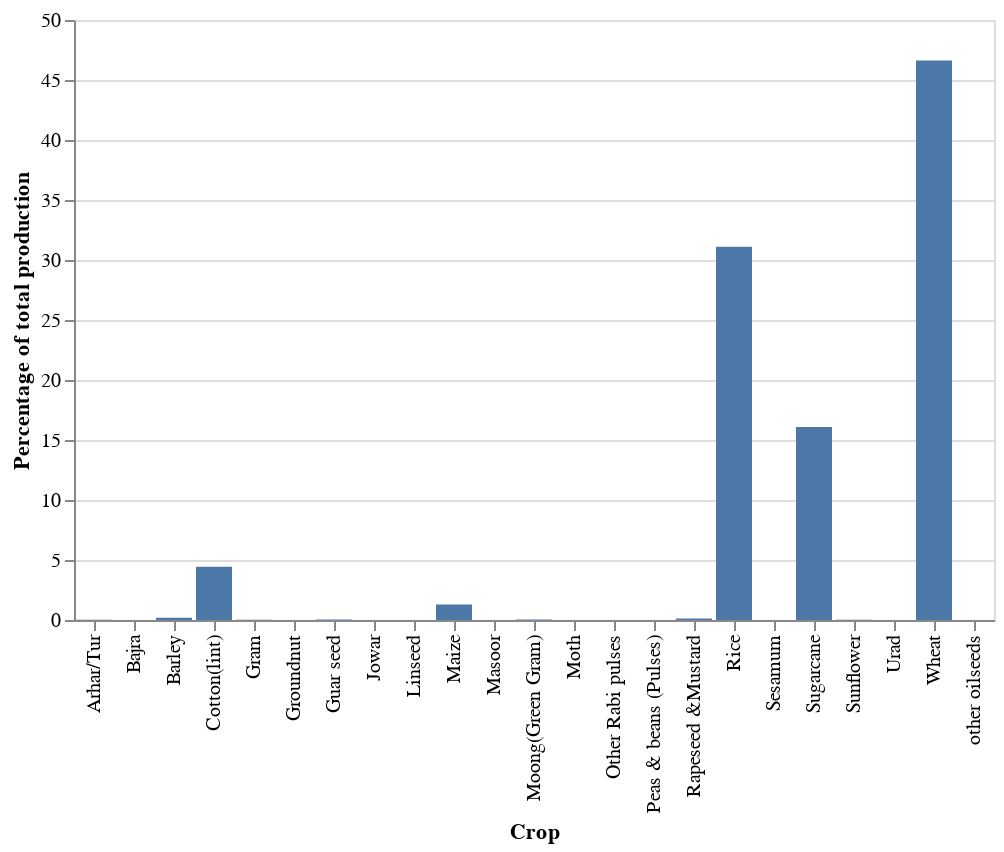

Notebook cell for this chart:
### Code cell
##Plotting a bar chart to represent the following information
percentilechart = alt.Chart(percentile_list_crops).mark_bar().encode(
    x='Crop',
    y='Percentage of total production'
)

percentilechart

### Figure 1 — Vega-Lite specification as saved in the notebook (floating-point values rounded to 4 significant figures)
{"config": {"view": {"continuousWidth": 400, "continuousHeight": 300}}, "data": {"name": "data-08d29a34d713ca02775ed0bb40eff320"}, "mark": "bar", "encoding": {"x": {"field": "Crop", "type": "nominal"}, "y": {"field": "Percentage of total production", "type": "quantitative"}}, "$schema": "https://vega.github.io/schema/vega-lite/v4.17.0.json", "datasets": {"data-08d29a34d713ca02775ed0bb40eff320": [{"Crop": "Arhar/Tur", "Total Production": 118120, "Percentage of total production": 0.01511}, {"Crop": "Bajra", "Total Production": 78100, "Percentage of total production": 0.009993}, {"Crop": "Barley", "Total Production": 1393000, "Percentage of total production": 0.1782}, {"Crop": "Cotton(lint)", "Total Production": 34634200, "Percentage of total production": 4.431}, {"Crop": "Gram", "Total Production": 97300, "Percentage of total production": 0.01245}, {"Crop": "Groundnut", "Total Production": 76500, "Percentage of total production": 0.009788}, {"Crop": "Guar seed", "Total Production": 369740, "Percentage of total production": 0.04731}, {"Crop": "Jowar", "Total Production": 400, "Percentage of total production": 5.118e-05}, {"Crop": "Linseed", "Total Production": 1700, "Percentage of total production": 0.0002175}, {"Crop": "Maize", "Total Production": 10150400, "Percentage of total production": 1.299}, {"Crop": "Masoor", "Total Production": 30979, "Percentage of total production": 0.003964}, {"Crop": "Moong(Green Gram)", "Total Production": 279490, "Percentage of total production": 0.03576}, {"Crop": "Moth", "Total Production": 1800, "Percentage of total production": 0.0002303}, {"Crop": "Other Rabi pulses", "Total Production": 6300, "Percentage of total production": 0.0008061}, {"Crop": "Peas & beans (Pulses)", "Total Production": 48620, "Percentage of total production": 0.006221}, {"Crop": "Rapeseed &Mustard", "Total Production": 1012100, "Percentage of total production": 0.1295}, {"Crop": "Rice", "Total Production": 243042000, "Percentage of total production": 31.1}, {"Crop": "Sesamum", "Total Production": 71410, "Percentage of total production": 0.009137}, {"Crop": "Sugarcane", "Total Production": 125639000, "Percentage of total production": 16.08}, {"Crop": "Sunflower", "Total Production": 96600, "Percentage of total production": 0.01236}, {"Crop": "Urad", "Total Production": 30350, "Percentage of total production": 0.003883}, {"Crop": "Wheat", "Total Production": 364370000, "Percentage of total production": 46.62}, {"Crop": "other oilseeds", "Total Production": 3300, "Percentage of total production": 0.0004222}]}}
